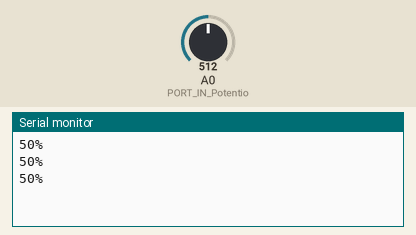
The sketch below on a simulated Arduino Uno, built with avr-gcc and run on an emulated ATmega328P. On the bench: the last lines printed to the serial monitor. Inputs (shaded band) come from the test bench; at power-on: A0 (PORT_IN_Potentio) = 512.

Above: at 1.3 s.
1.4 s: A0 (PORT_IN_Potentio) set to 716
At 1.9 s:
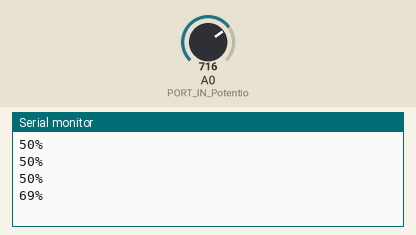
2.9 s: A0 (PORT_IN_Potentio) set to 900
At 3.4 s:
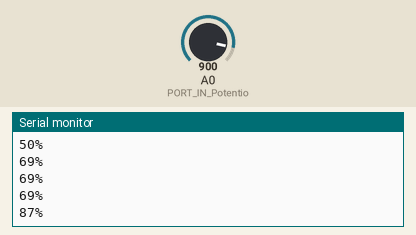
Timing chart, 0 to 5.9 s (numbered marks = the images above; inputs shaded):
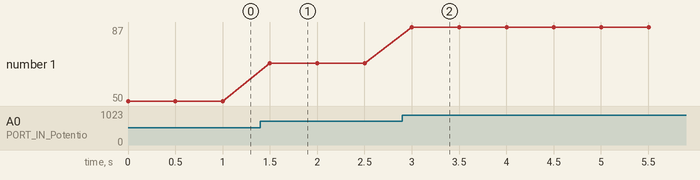

Measured:
- after the input at 1.4 s, the serial monitor: prints a new line after 0.10 s (image 1)
- after the input at 2.9 s, the serial monitor: prints a new line after 0.10 s (image 2)
- plotted number 1: 50 → 69 after the input at 1.4 s, 69 → 87 after the input at 2.9 s

The sketch:

slider_rood.ino
```cpp
/*
Robotale Potentiometer Sample Sketch

http://henrysbench.capnfatz.com/henrys-bench/arduino-sensors-and-input/robotale-slide-potentiometer-arduino-tutorial/
*/

const int PORT_IN_Potentio = A0;

void setup(){
  pinMode(PORT_IN_Potentio, INPUT);
  Serial.begin(115200);
}

void loop(){
  int percentage = analogRead(PORT_IN_Potentio) / 1024.0 * 100.0;

  Serial.print(percentage);
  Serial.println("%");

  delay(500);   // 1/2 sec so your display doesnt't scroll too fast
}
```
